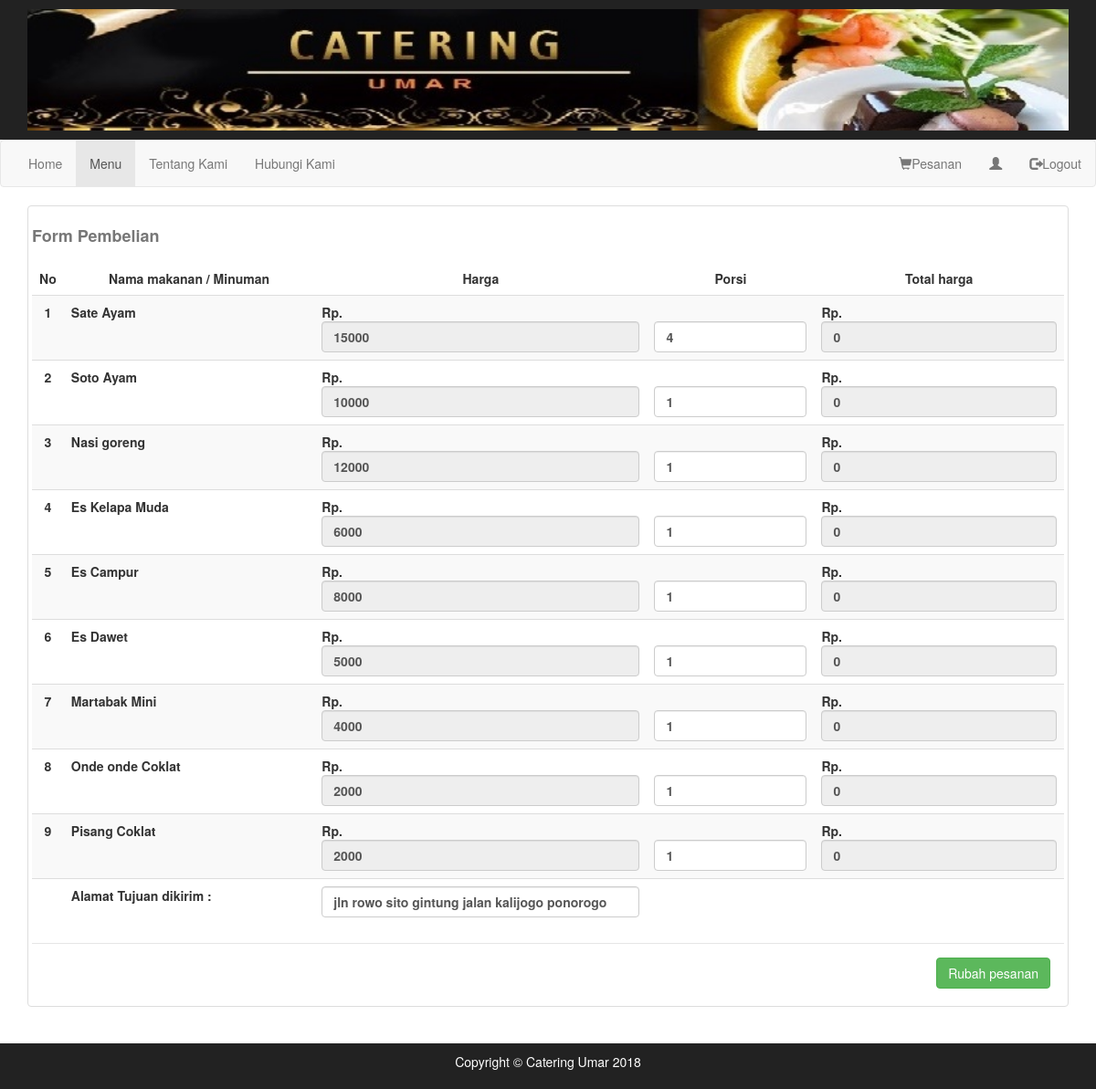
Screenshot of /customer/edit.php?id_beli=1286381 with the database file from the repository.
### tables this page shows
CREATE TABLE `pesanan` (
  `id_beli` int(11) NOT NULL,
  `tgl_psn` date NOT NULL,
  `username` varchar(20) NOT NULL,
  `almt_tujuan` text NOT NULL,
  `sate_ayam` int(10) NOT NULL,
  `soto_ayam` int(10) NOT NULL,
  `nasgor` int(10) NOT NULL,
  `degan` int(10) NOT NULL,
  `scampur` int(10) NOT NULL,
  `dawet` int(10) NOT NULL,
  `martabak` int(10) NOT NULL,
  `onde` int(10) NOT NULL,
  `piscok` int(10) NOT NULL,
  `subtotal` int(50) NOT NULL
);

### customer/edit.php (the view, shortened to what this page needs)
<!DOCTYPE html>
<html>
<head>
	<link rel="stylesheet" type="text/css" href="../assets/css/style.css">
	<link rel="stylesheet" type="text/css" href="../assets/css/bootstrap.min.css">
	<link rel="stylesheet" type="text/css" href="../assets/css/bootstrap.css">
<?php
include("../koneksi.php");
  ?>
</head>
<body>
<header id="header">
<div class="container">
	<div class="row">
		<div class="col-md-12">
			<img src="../img/beranda/header-ti.png" width="100%" >
		</div>
	</div>
</div>
</header>
<nav class="navbar navbar-default">
		<div class="container-fluid">
			<ul class="nav navbar-nav">
				<li><a href="index.php">Home</a></li>
				<li class="active"><a href="menu.php">Menu</a></li>
				<li><a href="about.php">Tentang Kami</a></li>
				<li><a href="contact.php">Hubungi Kami</a></li>
			</ul>
			<ul class="nav navbar-nav navbar-right">
        <li data-toggle="modal" data-target="#mydaftar"><a href="total.php"><span class=" glyphicon glyphicon-shopping-cart"></span>Pesanan</a></li>
        <li data-toggle="modal" data-target="#mydaftar"><a href="profil.php" title="Ingin melihat deskripsi ? Silahkan klik !"><span class="glyphicon glyphicon-user"></span>
        </a></li>
        <li data-toggle="modal" data-target="#mydaftar"><a href="../Logout.php"><span class="glyphicon glyphicon-log-out"></span>Logout</a></li>
      </ul>
		</div>
	</nav>
<content id="content">
	<div class="container">
<div class="thumbnail">
<?php
      $id = $_GET['id_beli'];
      $cekers = mysqli_query($koneksi, "SELECT * FROM pesanan WHERE id_beli='$id'");
      if(mysqli_num_rows($cekers) == 0){
        header("Location: total.php");
      }else{
        $row = mysqli_fetch_assoc($cekers);
      }
      ?>
  <form action="" name="autoSumForm"
enctype="multipart/form-data" method="POST">
  <div class="table-responsive">
      <table class="table table-striped table-hover">
    <caption><h4><b> Form Pembelian </b></h4></caption>
    <thead>
      <tr>
        <td align="center"><b>No</b></td>
        <td align="center" class="col-md-3" ><b>Nama makanan / Minuman</b></td>
        <td align="center" class="col-md-4"><b>Harga</b></td>
        <td align="center" class="col-md-2"><b>Porsi</b></td>
        <td align="center" class="col-md-5"><b>Total harga</b></td>
      </tr>
    </thead>
    <tbody>
      <tr>
        <td align="center"><b>1</b></td>
        <th>Sate Ayam</th>
        <th>
              Rp.<input readonly type=text class="form-control" value='15000' name="hargaayam"  readonly>
        </th>
        <th>
             <br> <input type="text" class="form-control" value="<?php echo $row['sate_ayam']; ?>" name="porsiayam" onFocus="startCalc();" onBlur="stopCalc();" required/></input>
        </th>
        <th>
            Rp.<input readonly type="text" class="form-control" value="0" name="total1" readonly>
        </th>
      </tr>
      <tr>
        <td align="center"><b>2</b></td>
        <th>Soto Ayam</th>
         <th>
              Rp.<input readonly type=text class="form-control" value='10000' name="hargasoto"  readonly>
        </th>
        <th>
             <br> <input type="text" class="form-control" value="<?php echo $row['soto_ayam']; ?>" name="porsisoto" onFocus="startCalc1();" onBlur="stopCalc();" required/></input>
        </th>
        <th>
            Rp.<input readonly type="text" class="form-control" value="0" name="total2" readonly>
        </th>
      </tr>
      <tr>
       <td align="center"><b>3</b></td>
        <th>Nasi goreng</th>
         <th>
              Rp.<input readonly type=text class="form-control" value='12000' name="harganasgor"  readonly>
        </th>
        <th>
             <br> <input type="text" class="form-control" value="<?php echo $row['nasgor']; ?>" name="porsinasgor" onFocus="startCalc2();" onBlur="stopCalc();" required/></input>
        </th>
        <th>
            Rp.<input readonly type="text" class="form-control" value="0" name="total3" readonly>
        </th>
      </tr>
      <tr>
        <td align="center"><b>4</b></td>
        <th>Es Kelapa Muda</th>
         <th>
              Rp.<input readonly type=text class="form-control" value='6000' name="hargadegan"  readonly>
        </th>
        <th>
             <br> <input type="text" class="form-control" value="<?php echo $row['degan']; ?>" name="porsidegan" onFocus="startCalc3();" onBlur="stopCalc();" required/></input>
        </th>
        <th>
            Rp.<input readonly type="text" class="form-control" value="0" name="total4" readonly>
        </th>
      </tr>
      <tr>
         <td align="center"><b>5</b></td>
        <th>Es Campur</th>
         <th>
              Rp.<input readonly type=text class="form-control" value='8000' name="hargacampur"  readonly>
        </th>
        <th>
             <br> <input type="text" class="form-control" value="<?php echo $row['scampur']; ?>" name="porsicampur" onFocus="startCalc4();" onBlur="stopCalc();" required/></input>
        </th>
        <th>
            Rp.<input readonly type="text" class="form-control" value="0" name="total5" readonly>
        </th>
      </tr>
      <tr>
         <td align="center"><b>6</b></td>
        <th>Es Dawet</th>
         <th>
              Rp.<input readonly type=text class="form-control" value='5000' name="hargadawet"  readonly>
        </th>
        <th>
             <br> <input type="text" class="form-control" value="<?php echo $row['dawet']; ?>" name="porsidawet" onFocus="startCalc5();" onBlur="stopCalc();" required/></input>
        </th>
        <th>
            Rp.<input readonly type="text" class="form-control" value="0" name="total6" readonly>
        </th>
      </tr>
      <tr>
         <td align="center"><b>7</b></td>
        <th>Martabak Mini</th>
         <th>
              Rp.<input readonly type=text class="form-control" value='4000' name="hargamarta"  readonly>
        </th>
        <th>
             <br> <input type="text" class="form-control" value="<?php echo $row['martabak']; ?>" name="porsimarta" onFocus="startCalc6();" onBlur="stopCalc();" required/></input>
        </th>
        <th>
            Rp.<input readonly type="text" class="form-control" value="0" name="total7" readonly>
        </th>
      </tr>
      <tr>
        <td align="center"><b>8</b></td>
        <th>Onde onde Coklat</th>
        <th>
              Rp.<input readonly type=text class="form-control" value='2000' name="hargaonde"  readonly>
        </th>
        <th>
             <br> <input type="text" class="form-control" value="<?php echo $row['onde']; ?>" name="porsionde" onFocus="startCalc7();" onBlur="stopCalc();" required/></input>
        </th>
        <th>
            Rp.<input readonly type="text" class="form-control" value="0" name="total8" readonly>
        </th>
      </tr>
      <tr>
        <td align="center"><b>9</b></td>
        <th>Pisang Coklat</th>
         <th>
              Rp.<input readonly type=text class="form-control" value='2000' name="hargapiscok"  readonly>
        </th>
        <th>
             <br> <input type="text" class="form-control" value="<?php echo $row['piscok']; ?>" name="porsipiscok" onFocus="startCalc8();" onBlur="stopCalc();" required/></input>
        </th>
        <th>
            Rp.<input readonly type="text" class="form-control" value="0" name="total9" readonly>
        </th>
      </tr>
        <th></th>
        <th>Alamat Tujuan dikirim : </th>
         <th>   <input type="textarea" class="form-control"  rows="3"  name="almtkirim" placeholder="Alamat tujuan" value="<?php echo $row['almt_tujuan']; ?>" required/></textarea>
        </th>
        <th></th>
        <th></th>
        </tbody>
        </table>
      </div>
      <div class="modal-footer">
       <button type="submit" name="save" value="SIMPAN" class="btn btn-success">Rubah pesanan</button>
      </div>
  </div>
</div>
</content>
<footer id="footer">
	<div class="container">
		<div class="row">
			<div class="col-md-12">
				<p align="center">Copyright &copy; Catering Umar 2018</p>
			</div>
		</div>
	</div>
</footer>
</body>
</html>

### assets/css/style.css (style rules this page uses)
#header { padding: 10px 0; background: #222; color: #fff; }
#footer { background: #222; padding: 10px; margin-top: 20px; color: #fff; }

### rows the page displays
pesanan: porsiayam "4", porsisoto "1", porsinasgor "1", porsidegan "1", porsicampur "1", porsidawet "1", porsimarta "1", porsionde "1", porsipiscok "1", almtkirim "jln rowo sito gintung jalan kalijogo ponorogo"
